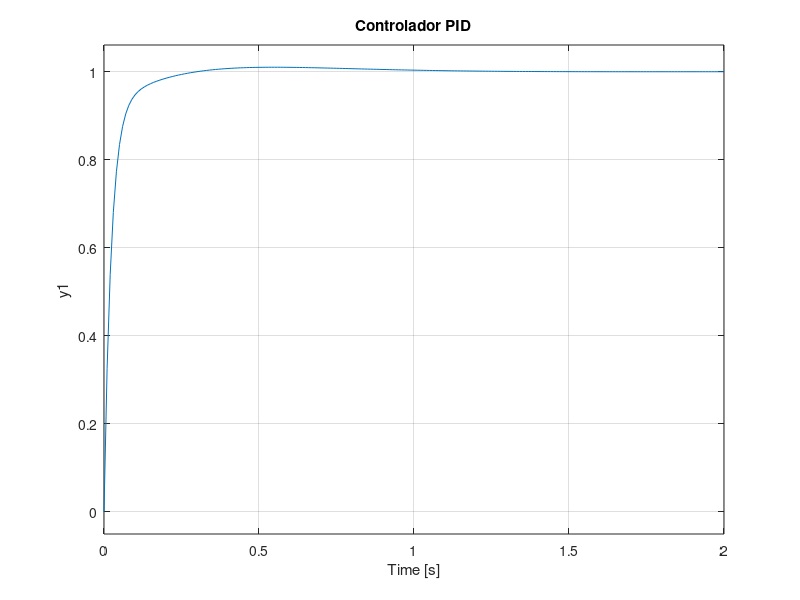

Source code (MATLAB):
G = tf(1, [1 10 20]);

Kp = 300;
Ki = 800;
Kd = 40;
PID = pid(Kp, Ki, Kd);
T_PID = feedback(G*PID, 1);

t = 0:0.01:2;
step(t, T_PID); title('Controlador PID');